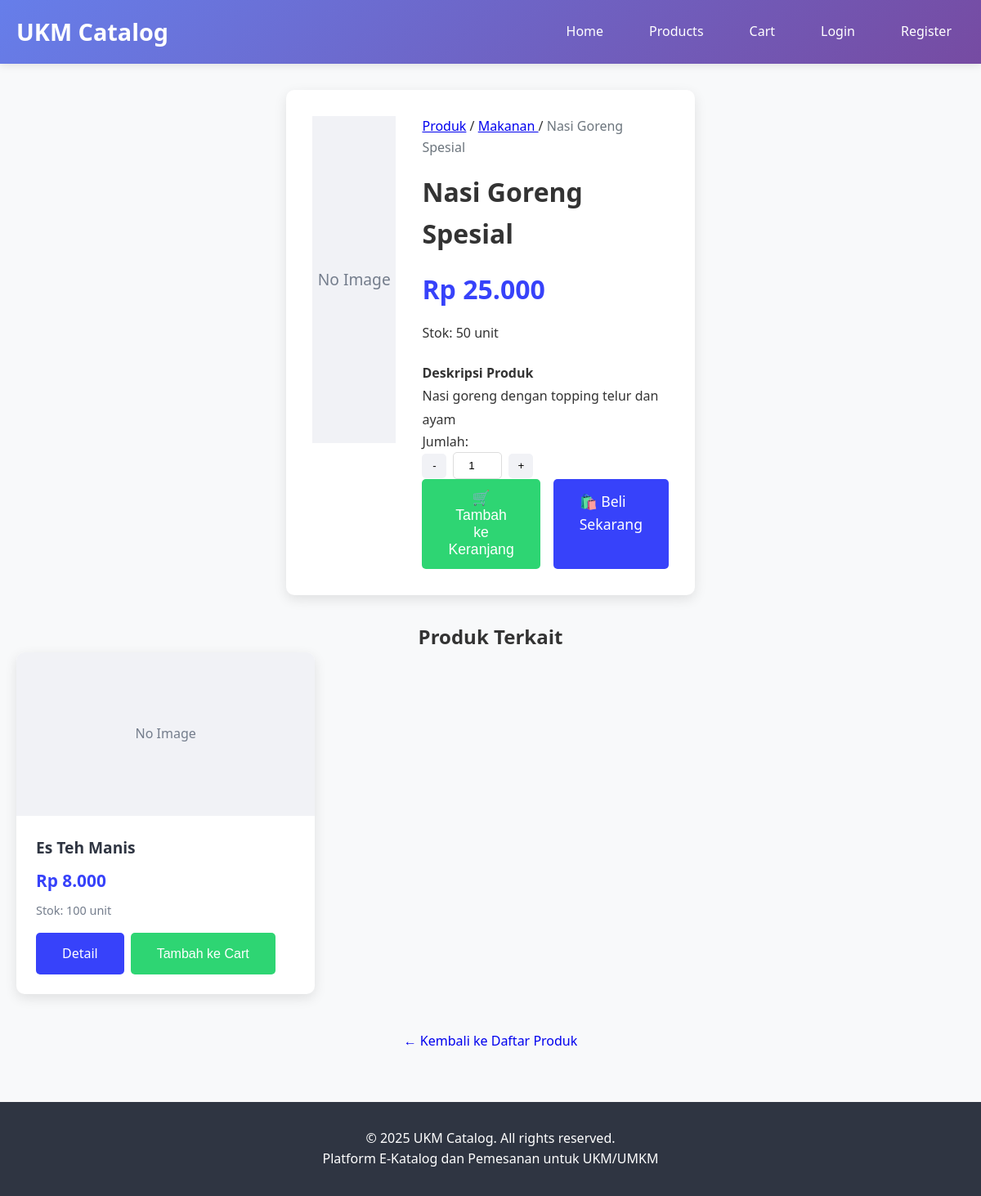
The app's page /product-detail.php?id=1 with its own data.
### tables this page shows
CREATE TABLE IF NOT EXISTS products (
    id INT PRIMARY KEY AUTO_INCREMENT,
    category_id INT,
    name VARCHAR(200) NOT NULL,
    description TEXT,
    price DECIMAL(10,2) NOT NULL,
    stock INT DEFAULT 0,
    image VARCHAR(255),
    status ENUM('active', 'inactive') DEFAULT 'active',
    created_at DATETIME DEFAULT CURRENT_TIMESTAMP,
    updated_at DATETIME DEFAULT CURRENT_TIMESTAMP ON UPDATE CURRENT_TIMESTAMP,
    FOREIGN KEY (category_id) REFERENCES categories(id) ON DELETE SET NULL
);

CREATE TABLE IF NOT EXISTS categories (
    id INT PRIMARY KEY AUTO_INCREMENT,
    name VARCHAR(100) NOT NULL,
    description TEXT,
    image VARCHAR(255),
    status ENUM('active', 'inactive') DEFAULT 'active',
    created_at DATETIME DEFAULT CURRENT_TIMESTAMP,
    updated_at DATETIME DEFAULT CURRENT_TIMESTAMP ON UPDATE CURRENT_TIMESTAMP
);

### includes/functions.php (called while the page is built, shortened)
<?php
function formatRupiah($number) {
    return 'Rp ' . number_format($number, 0, ',', '.');
}
?>

### product-detail.php (the view, shortened to what this page needs)
<?php
require_once 'config/config.php';
$productId = isset($_GET['id']) ? intval($_GET['id']) : 0;
$query = "SELECT p.*, c.name as category_name
          FROM products p
          LEFT JOIN categories c ON p.category_id = c.id
          WHERE p.id = ? AND p.status = 'active'";
$stmt = $db->prepare($query);
$stmt->execute([$productId]);
$product = $stmt->fetch(PDO::FETCH_ASSOC);
$query = "SELECT p.*, c.name as category_name
          FROM products p
          LEFT JOIN categories c ON p.category_id = c.id
          WHERE p.category_id = ? AND p.id != ? AND p.status = 'active'
          ORDER BY RAND()
          LIMIT 4";
$stmt = $db->prepare($query);
$stmt->execute([$product['category_id'], $productId]);
$relatedProducts = $stmt->fetchAll(PDO::FETCH_ASSOC);
include 'includes/header.php';
?>
<div class="container mt-4">
    <div class="form-container">
        <div class="d-flex flex-wrap">
            <div class="w-100" style="max-width: 500px;">
                <?php if ($product['image']): ?>
                    <img src="<?php echo UPLOAD_URL . $product['image']; ?>"
                         alt="<?php echo htmlspecialchars($product['name']); ?>"
                         class="product-image" style="height: auto; max-height: 400px;">
                <?php else: ?>
                    <div class="product-image" style="background: #f1f2f6; display: flex; align-items: center; justify-content: center; height: 400px;">
                        <span style="color: #747d8c; font-size: 1.2rem;">No Image</span>
                    </div>
                <?php endif; ?>
            </div>
            <div class="flex-grow-1" style="margin-left: 2rem;">
                <nav aria-label="breadcrumb">
                    <ol style="list-style: none; padding: 0; margin-bottom: 1rem;">
                        <li style="display: inline;"><a href="products.php">Produk</a></li>
                        <li style="display: inline;"> / </li>
                        <li style="display: inline;">
                            <a href="products.php?category=<?php echo $product['category_id']; ?>">
                                <?php echo htmlspecialchars($product['category_name'] ?? 'Tidak berkategori'); ?>
                            </a>
                        </li>
                        <li style="display: inline;"> / </li>
                        <li style="display: inline; color: #6c757d;"><?php echo htmlspecialchars($product['name']); ?></li>
                    </ol>
                </nav>
                <h1><?php echo htmlspecialchars($product['name']); ?></h1>
                <div class="product-price" style="font-size: 2rem; margin: 1rem 0;">
                    <?php echo formatRupiah($product['price']); ?>
                </div>
                <div class="mb-3">
                    <span class="badge badge-secondary">
                        Stok: <?php echo $product['stock']; ?> unit
                    </span>
                </div>
                <div class="mb-4">
                    <h4>Deskripsi Produk</h4>
                    <p style="line-height: 1.8;"><?php echo nl2br(htmlspecialchars($product['description'])); ?></p>
                </div>
                <?php if ($product['stock'] > 0): ?>
                    <div class="mb-4">
                        <label for="quantity">Jumlah:</label>
                        <div class="quantity-control" style="max-width: 150px;">
                            <button type="button" class="quantity-btn" onclick="decreaseQuantity()">-</button>
                            <input type="number" id="quantity" class="quantity-input" value="1" min="1" max="<?php echo $product['stock']; ?>">
                            <button type="button" class="quantity-btn" onclick="increaseQuantity()">+</button>
                        </div>
                    </div>
                    <div class="product-actions" style="gap: 1rem;">
                        <button class="btn btn-success add-to-cart"
                                data-product-id="<?php echo $product['id']; ?>"
                                data-quantity="1"
                                style="font-size: 1.1rem; padding: 0.8rem 2rem;">
                            🛒 Tambah ke Keranjang
                        </button>
                        <a href="checkout.php?product_id=<?php echo $product['id']; ?>" class="btn btn-primary" style="font-size: 1.1rem; padding: 0.8rem 2rem;">
                            🛍️ Beli Sekarang
                        </a>
                    </div>
                <?php endif; ?>
            </div>
        </div>
    </div>
    <?php if (!empty($relatedProducts)): ?>
        <section class="mt-5">
            <h2 class="text-center mb-4">Produk Terkait</h2>
            <div class="products-grid">
                <?php foreach ($relatedProducts as $related): ?>
                    <div class="product-card">
                        <?php if ($related['image']): ?>
                            <img src="<?php echo UPLOAD_URL . $related['image']; ?>"
                                 alt="<?php echo htmlspecialchars($related['name']); ?>"
                                 class="product-image">
                        <?php else: ?>
                            <div class="product-image" style="background: #f1f2f6; display: flex; align-items: center; justify-content: center;">
                                <span style="color: #747d8c;">No Image</span>
                            </div>
                        <?php endif; ?>
                        <div class="product-info">
                            <h3 class="product-title"><?php echo htmlspecialchars($related['name']); ?></h3>
                            <div class="product-price"><?php echo formatRupiah($related['price']); ?></div>
                            <div class="product-stock">
                                Stok: <?php echo $related['stock']; ?> unit
                            </div>
                            <div class="product-actions">
                                <a href="product-detail.php?id=<?php echo $related['id']; ?>" class="btn btn-primary">Detail</a>
                                <button class="btn btn-success add-to-cart"
                                        data-product-id="<?php echo $related['id']; ?>"
                                        data-quantity="1"
                                        <?php echo $related['stock'] <= 0 ? 'disabled' : ''; ?>>
                                    <?php echo $related['stock'] <= 0 ? 'Habis' : 'Tambah ke Cart'; ?>
                                </button>
                            </div>
                        </div>
                    </div>
                <?php endforeach; ?>
            </div>
        </section>
    <?php endif; ?>
    <div class="text-center mt-5">
        <a href="products.php" class="btn btn-secondary">← Kembali ke Daftar Produk</a>
    </div>
</div>
<?php include 'includes/footer.php'; ?>

### assets/css/style.css (style rules this page uses)
* { margin: 0; padding: 0; box-sizing: border-box; }
body { font-family: 'Segoe UI', Tahoma, Geneva, Verdana, sans-serif; line-height: 1.6; color: #333; background-color: #f8f9fa; }
.container { max-width: 1200px; margin: 0 auto; padding: 0 20px; }
.btn { display: inline-block; padding: 0.8rem 2rem; text-decoration: none; border-radius: 5px; transition: all 0.3s; cursor: pointer; border: none; font-size: 1rem; }
.btn-primary { background-color: #3742fa; color: white; }
.btn-success { background-color: #2ed573; color: white; }
.products-grid { display: grid; grid-template-columns: repeat(auto-fill, minmax(280px, 1fr)); gap: 2rem; margin-bottom: 2rem; }
.product-card { background: white; border-radius: 10px; box-shadow: 0 5px 15px rgba(0,0,0,0.1); overflow: hidden; transition: transform 0.3s, box-shadow 0.3s; }
.product-image { width: 100%; height: 200px; object-fit: cover; background-color: #f1f2f6; }
.product-info { padding: 1.5rem; }
.product-title { font-size: 1.2rem; margin-bottom: 0.5rem; color: #2f3542; }
.product-price { font-size: 1.3rem; color: #3742fa; font-weight: bold; margin-bottom: 0.5rem; }
.product-stock { font-size: 0.9rem; color: #747d8c; margin-bottom: 1rem; }
.product-actions { display: flex; gap: 0.5rem; }
.form-container { max-width: 500px; margin: 2rem auto; background: white; padding: 2rem; border-radius: 10px; box-shadow: 0 5px 15px rgba(0,0,0,0.1); }
.quantity-control { display: flex; align-items: center; gap: 0.5rem; }
.quantity-btn { background: #f1f2f6; border: none; width: 30px; height: 30px; border-radius: 5px; cursor: pointer; display: flex; align-items: center; justify-content: center; }
.quantity-input { width: 60px; text-align: center; padding: 0.5rem; border: 1px solid #ddd; border-radius: 5px; }
.text-center { text-align: center; }
.mb-3 { margin-bottom: 1.5rem; }
.d-flex { display: flex; }
.w-100 { width: 100%; }

### records on screen
products: category.name "Makanan", name "Nasi Goreng Spesial", price "Rp 25.000", stock "50", description "Nasi goreng dengan topping telur dan ayam"
products: shows "No Image", name "Es Teh Manis", price "Rp 8.000", stock "100", shows "Tambah ke Cart"
